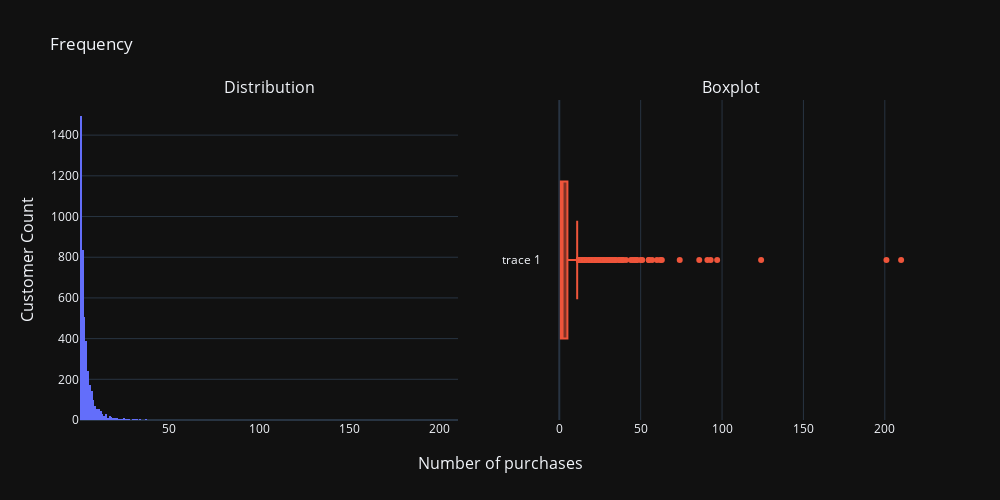

The notebook cell this image was saved under:
### Markdown cell above
**Exercise**

You have learned how to visualise **recency** data above. Can you do the same for **frequency**?

### Code cell
# [TODO]

fig = make_subplots(
    rows=1, cols=2,
    subplot_titles=("Distribution", "Boxplot"),
    x_title="Number of purchases",
    y_title="Customer Count",
)

fig.add_histogram(x=frequency_data["Frequency"], row=1, col=1,)

fig.add_box(x=frequency_data["Frequency"], row=1, col=2,)

fig.update_layout(height=500, width=1000, showlegend=False, title_text="Frequency", template="plotly_dark",)

### Figure 1 — Plotly figure (JSON) as saved in the notebook; plotly's stock layout.template omitted (floating-point values rounded to 4 significant figures; data arrays with more than 128 entries replaced by an {"elided": "..."} marker saying what was removed)
{"data": [{"type": "histogram", "x": {"elided": "4339 int values"}, "xaxis": "x", "yaxis": "y"}, {"type": "box", "x": {"elided": "4339 int values"}, "xaxis": "x2", "yaxis": "y2"}], "layout": {"annotations": [{"font": {"size": 16}, "showarrow": false, "text": "Distribution", "x": 0.225, "xanchor": "center", "xref": "paper", "y": 1, "yanchor": "bottom", "yref": "paper"}, {"font": {"size": 16}, "showarrow": false, "text": "Boxplot", "x": 0.775, "xanchor": "center", "xref": "paper", "y": 1, "yanchor": "bottom", "yref": "paper"}, {"font": {"size": 16}, "showarrow": false, "text": "Number of purchases", "x": 0.5, "xanchor": "center", "xref": "paper", "y": 0, "yanchor": "top", "yref": "paper", "yshift": -30}, {"font": {"size": 16}, "showarrow": false, "text": "Customer Count", "textangle": -90, "x": 0, "xanchor": "right", "xref": "paper", "xshift": -40, "y": 0.5, "yanchor": "middle", "yref": "paper"}], "height": 500, "showlegend": false, "title": {"text": "Frequency"}, "width": 1000, "xaxis": {"anchor": "y", "domain": [0, 0.45]}, "xaxis2": {"anchor": "y2", "domain": [0.55, 1]}, "yaxis": {"anchor": "x", "domain": [0, 1]}, "yaxis2": {"anchor": "x2", "domain": [0, 1]}}}
